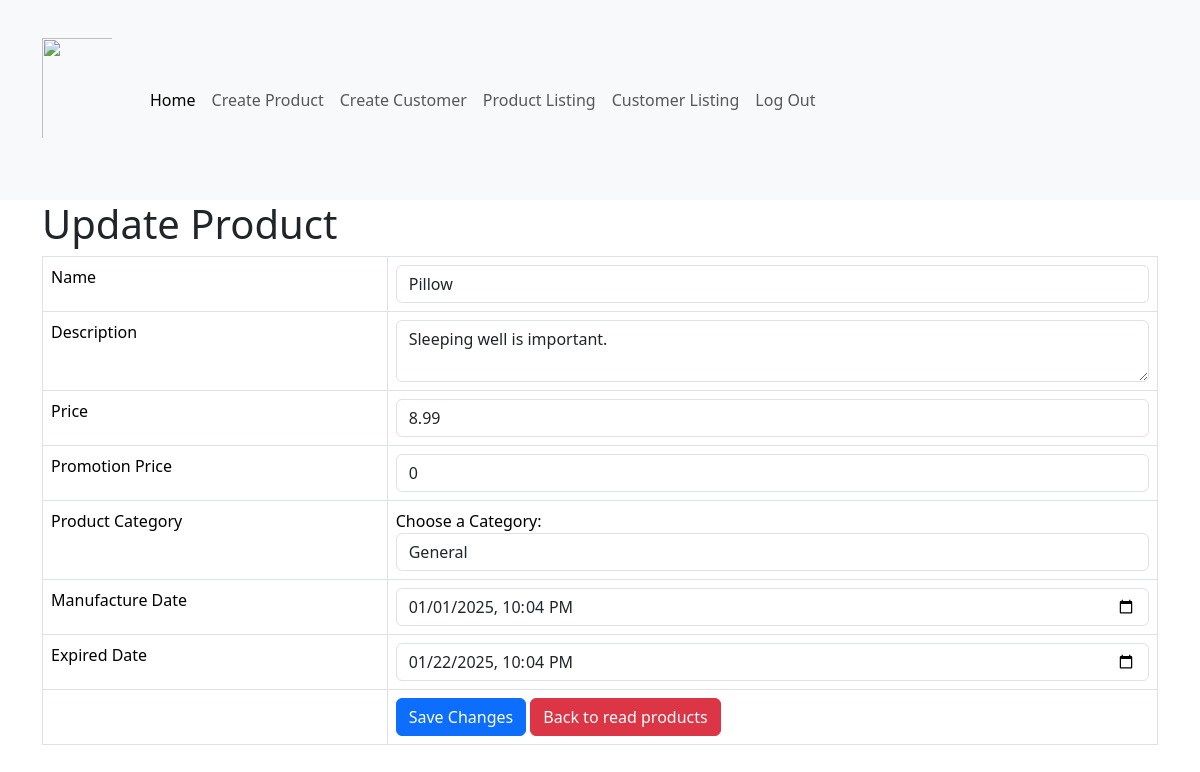
The app's page /shop/product_update.php?id=8 (signed in) with its own data.
### tables this page shows
CREATE TABLE IF NOT EXISTS `products` (
  `id` int NOT NULL AUTO_INCREMENT,
  `name` varchar(128) NOT NULL,
  `description` text NOT NULL,
  `price` double NOT NULL,
  `promotion_price` double NOT NULL,
  `manufacture_date` datetime NOT NULL,
  `expired_date` datetime NOT NULL,
  `product_cat` int NOT NULL,
  `created` datetime NOT NULL,
  `modified` timestamp NOT NULL DEFAULT CURRENT_TIMESTAMP ON UPDATE CURRENT_TIMESTAMP,
  PRIMARY KEY (`id`)
);

CREATE TABLE IF NOT EXISTS `product_cat` (
  `product_cat_id` int NOT NULL,
  `product_cat_name` varchar(128) NOT NULL,
  `product_cat_description` text NOT NULL,
  PRIMARY KEY (`product_cat_id`)
);

### shop/product_update.php (the view, shortened to what this page needs)
<!DOCTYPE HTML>
<?php
include 'menu.php';
?>
<html>
<head>
    <link href="https://cdn.jsdelivr.net/npm/bootstrap@5.3.3/dist/css/bootstrap.min.css" rel="stylesheet">
</head>
<body>
    <div class="container">
        <div class="page-header">
            <h1>Update Product</h1>
            <?php
            $id = isset($_GET['id']) ? $_GET['id'] : die('ERROR: Record ID not found.');
            include 'config/database.php';
            try {
                $query = "SELECT id, name, description, price, promotion_price, product_cat, manufacture_date, expired_date FROM products
                WHERE id = ? LIMIT 0,1";
                $stmt = $con->prepare($query);
                $stmt->bindParam(1, $id);
                $stmt->execute();
                $row = $stmt->fetch(PDO::FETCH_ASSOC);
                $name = $row['name'];
                $description = $row['description'];
                $price = $row['price'];
                $promotion_price = $row['promotion_price'];
                $fetched_manufacture_date = $row['manufacture_date'];
                $fetched_expired_date = $row['expired_date'];
            }
            catch (PDOException $exception) {
                die('ERROR: ' . $exception->getMessage());
            }
            ?>
            <form action="<?php echo htmlspecialchars($_SERVER["PHP_SELF"] . "?id={$id}"); ?>" method="post">
                <table class='table table-hover table-responsive table-bordered'>
                    <tr>
                        <td>Name</td>
                        <td><input type='text' name='name' value="<?php echo $name; ?>" class='form-control' /></td>
                    </tr>
                    <tr>
                        <td>Description</td>
                        <td><textarea name='description' class='form-control'><?php echo $description; ?></textarea>
                        </td>
                    </tr>
                    <tr>
                        <td>Price</td>
                        <td><input type='text' name='price' value="<?php echo $price; ?>" class='form-control' /></td>
                    </tr>
                    <tr>
                        <td>Promotion Price</td>
                        <td><input type='text' name='promotion_price' value="<?php echo $promotion_price; ?>"
                                class='form-control' /></td>
                    </tr>
                    <tr>
                        <td>Product Category</td>
                        <td><label for="product_cat">Choose a Category:</label>
                            <select name="product_cat" id="product_cat" class='form-control'>
                                <?php
                                $query = "SELECT id, product_cat_name, product_cat.* FROM products
                                INNER JOIN product_cat ON products.product_cat = product_cat.product_cat_id WHERE id = ?";
                                $stmt2 = $con->prepare($query);
                                $stmt2->bindParam(1, $id);
                                $stmt2->execute();
                                $row = $stmt2->fetch(PDO::FETCH_ASSOC);
                                extract($row);
                                echo '<option value="' . $product_cat_id . '">' . $product_cat_name . '</option>';
                                ?>
                            </select>
                        </td>
                    </tr>
                    <tr>
                        <td>Manufacture Date</td>
                        <td><input type='datetime-local' name='manufacture_date'
                                value="<?= $fetched_manufacture_date ?>" class='form-control' />
                        </td>
                    </tr>
                    <tr>
                        <td>Expired Date</td>
                        <td><input type='datetime-local' name='expired_date' value="<?= $fetched_expired_date ?>"
                                class='form-control' /></td>
                    </tr>
                    <tr>
                        <td></td>
                        <td>
                            <input type='submit' value='Save Changes' class='btn btn-primary' />
                            <a href='product_listing.php' class='btn btn-danger'>Back to read products</a>
                        </td>
                    </tr>
                </table>
            </form>
        </div>
    </div>
</body>
</html>

### records on screen
products: name "Pillow", description "Sleeping well is important.", price "8.99", promotion_price "0", product_cat "General", manufacture_date "01/01/2025 22:04", expired_date "01/22/2025 22:04"
